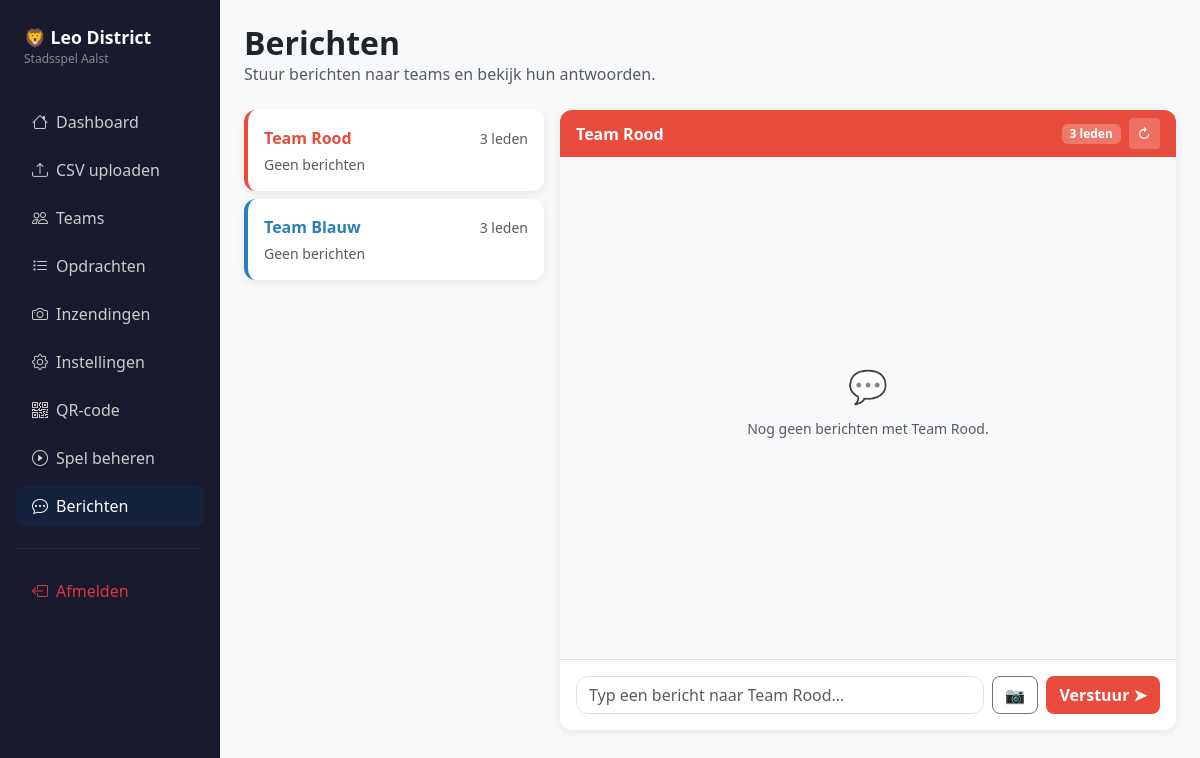
The app's page /admin/messages?team_id=1 (signed in) with its own data.
### app.py (models this page shows, shortened)
class Team(db.Model):
    id = db.Column(db.Integer, primary_key=True)
    name = db.Column(db.String(50), nullable=False)
    color = db.Column(db.String(20), nullable=False)
    bg_color = db.Column(db.String(20), nullable=False)
    label = db.Column(db.String(20), nullable=False)
    current_step = db.Column(db.Integer, default=0)
    route_json = db.Column(db.String(200), nullable=False, default="[]")
    finished = db.Column(db.Boolean, default=False)
    finished_at = db.Column(db.DateTime, nullable=True)
    members = db.relationship("Participant", backref="team", lazy=True)
    messages = db.relationship("Message", backref="team", lazy=True,
                               order_by="Message.sent_at")
    photo_submissions = db.relationship("PhotoSubmission", backref="team", lazy=True)
    @property
    def unread_from_team(self):
        return Message.query.filter_by(
            team_id=self.id, sender_type="team", read_by_admin=False
        ).count()

### app.py (the view)
@app.route("/admin/messages")
@admin_required
def admin_messages():
    teams = Team.query.all()
    selected_team_id = request.args.get("team_id", type=int)
    selected_team = None
    conversation = []
    if selected_team_id:
        selected_team = Team.query.get(selected_team_id)
        if selected_team:
            conversation = selected_team.messages
            Message.query.filter_by(
                team_id=selected_team_id, sender_type="team", read_by_admin=False
            ).update({"read_by_admin": True})
            db.session.commit()
    return render_template(
        "admin/messages.html",
        teams=teams, selected_team=selected_team, conversation=conversation,
        total_unread=Message.query.filter_by(sender_type="team", read_by_admin=False).count(),
    )

### app.py (called while the page is built)
def admin_required(f):
    from functools import wraps
    @wraps(f)
    def decorated(*args, **kwargs):
        if not session.get("admin_logged_in"):
            return redirect(url_for("admin_login"))
        return f(*args, **kwargs)
    return decorated

### templates/admin/messages.html (shortened to what this page needs)
{% extends "base_admin.html" %}
{% block content %}
<div class="d-flex align-items-center mb-4">
  <div>
    <h2 class="fw-bold mb-0">Berichten</h2>
    <p class="text-muted mb-0">Stuur berichten naar teams en bekijk hun antwoorden.</p>
  </div>
</div>
<div class="row g-3" style="height: calc(100vh - 180px); min-height: 400px;">
  <div class="col-md-4" style="height:100%; overflow-y:auto;">
    {% if teams %}
      {% for team in teams %}
      <a href="{{ url_for('admin_messages', team_id=team.id) }}"
         class="d-block text-decoration-none mb-2">
        <div class="card {% if selected_team and selected_team.id == team.id %}border-primary{% endif %}"
             style="border-left: 4px solid {{ team.color }} !important;">
          <div class="card-body p-3">
            <div class="d-flex align-items-center">
              <span class="fw-bold" style="color:{{ team.color }}">{{ team.name }}</span>
              {% set unread = team.unread_from_team %}
              <span class="ms-auto text-muted small">{{ team.members|length }} leden</span>
            </div>
            {% set last_msg = team.messages[-1] if team.messages else none %}
            {% if last_msg %}
            <div class="text-muted small mt-1 text-truncate" style="max-width:220px;">
              {% if last_msg.sender_type == 'admin' %}🧑‍💼{% else %}👥{% endif %}
              {{ last_msg.content or '📷 Foto' }}
            </div>
            <div class="text-muted" style="font-size:.7rem;">{{ last_msg.sent_at.strftime('%H:%M') }}</div>
            {% else %}
            <div class="text-muted small mt-1">Geen berichten</div>
            {% endif %}
          </div>
        </div>
      </a>
      {% endfor %}
    {% endif %}
  </div>
  <div class="col-md-8 d-flex flex-column" style="height:100%;">
    {% if selected_team %}
    <div class="card flex-fill d-flex flex-column" style="overflow:hidden;">
      <div class="card-header d-flex align-items-center gap-2 py-2"
           style="background:{{ selected_team.color }}; border:none;">
        <span class="fw-bold text-white">{{ selected_team.name }}</span>
        <span class="badge ms-auto" style="background:rgba(255,255,255,.25); color:#fff;">
          {{ selected_team.members|length }} leden
        </span>
        <button class="btn btn-sm" style="background:rgba(255,255,255,.2);color:#fff;"
                onclick="location.reload()">
          ↻
        </button>
      </div>
      <div class="card-body flex-fill overflow-auto p-3 d-flex flex-column gap-2"
           id="conversationArea"
           style="background:#f8f9fa;">
        {% if conversation %}
          {% for msg in conversation %}
          <div class="d-flex flex-column align-items-{% if msg.sender_type == 'admin' %}end{% else %}start{% endif %}">
            <div class="px-3 py-2 rounded-3 shadow-sm"
                 style="max-width:70%; word-break:break-word;
                 background:{% if msg.sender_type == 'admin' %}{{ selected_team.color }}{% else %}#fff{% endif %};
                 color:{% if msg.sender_type == 'admin' %}#fff{% else %}#1a1a2e{% endif %};">
              {% if msg.sender_type == 'team' %}
              <div style="font-size:.7rem; opacity:.6; margin-bottom:.2rem;">{{ msg.sender_name }}</div>
              {% endif %}
              {% if msg.content %}
              <div>{{ msg.content }}</div>
              {% endif %}
              {% if msg.photo_filename %}
              <img src="{{ url_for('uploaded_file', filename=msg.photo_filename) }}"
                   alt="foto"
                   style="max-width:200px; border-radius:8px; margin-top:.3rem; cursor:pointer; display:block;"
                   onclick="openLightbox(this.src)">
              {% endif %}
              <div style="font-size:.7rem; opacity:.6; margin-top:.2rem; text-align:right;">
                {{ msg.sent_at.strftime('%H:%M') }}
              </div>
            </div>
          </div>
          {% endfor %}
        {% else %}
          <div class="text-center text-muted my-auto">
            <div class="fs-2 mb-2">💬</div>
            <p class="small">Nog geen berichten met {{ selected_team.name }}.</p>
          </div>
        {% endif %}
      </div>
      <div class="card-footer p-3 bg-white border-top">
        <form method="POST" action="{{ url_for('admin_send_message') }}"
              enctype="multipart/form-data">
          <div class="d-flex gap-2 align-items-end">
            <textarea name="content" class="form-control" rows="1" id="adminTextarea"
                      placeholder="Typ een bericht naar {{ selected_team.name }}…"
                      style="resize:none; border-radius:12px;"
                      oninput="autoResize(this)"></textarea>
            <button type="button" class="btn btn-outline-secondary rounded-3 flex-shrink-0"
                    onclick="document.getElementById('photoInput').click()"
                    title="Foto bijvoegen">
              📷
            </button>
            <button type="submit" class="btn rounded-3 flex-shrink-0 fw-semibold"
                    style="background:{{ selected_team.color }};color:#fff; white-space:nowrap;">
              Verstuur ➤
            </button>
          </div>
        </form>
      </div>
    </div>
    {% endif %}
  </div>
</div>
{% endblock %}

### templates/base_admin.html (style rules this page uses)
body { background: #f8f9fa; }
.card { border: none; border-radius: 12px; box-shadow: 0 2px 8px rgba(0,0,0,.08); }

### records on screen
Team: name "Team Rood", members|length "3", content "Typ een bericht naar Team Rood…"
Team: name "Team Blauw", members|length "3"

### other values on screen
{{ selected_team.members|length }} "3"
